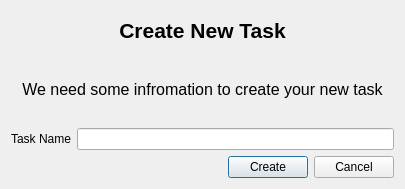
<?xml version="1.0" encoding="UTF-8"?>
<ui version="4.0">
 <class>createTaskDialog</class>
 <widget class="QDialog" name="createTaskDialog">
  <property name="geometry">
   <rect>
    <x>0</x>
    <y>0</y>
    <width>405</width>
    <height>189</height>
   </rect>
  </property>
  <property name="windowTitle">
   <string>Dialog</string>
  </property>
  <layout class="QVBoxLayout" name="verticalLayout" stretch="6,10,1,0">
   <item>
    <widget class="QLabel" name="label_2">
     <property name="font">
      <font>
       <pointsize>16</pointsize>
       <weight>75</weight>
       <bold>true</bold>
      </font>
     </property>
     <property name="text">
      <string>Create New Task</string>
     </property>
     <property name="alignment">
      <set>Qt::AlignCenter</set>
     </property>
    </widget>
   </item>
   <item>
    <widget class="QLabel" name="label">
     <property name="font">
      <font>
       <pointsize>12</pointsize>
      </font>
     </property>
     <property name="text">
      <string>We need some infromation to create your new task</string>
     </property>
     <property name="alignment">
      <set>Qt::AlignCenter</set>
     </property>
    </widget>
   </item>
   <item>
    <layout class="QHBoxLayout" name="horizontalLayout">
     <item>
      <widget class="QLabel" name="taskNameLabel">
       <property name="text">
        <string>Task Name</string>
       </property>
      </widget>
     </item>
     <item>
      <widget class="QLineEdit" name="taskNameLineEdit"/>
     </item>
    </layout>
   </item>
   <item>
    <layout class="QHBoxLayout" name="horizontalLayout_2">
     <item>
      <spacer name="horizontalSpacer">
       <property name="orientation">
        <enum>Qt::Horizontal</enum>
       </property>
       <property name="sizeHint" stdset="0">
        <size>
         <width>40</width>
         <height>20</height>
        </size>
       </property>
      </spacer>
     </item>
     <item>
      <widget class="QPushButton" name="createButton">
       <property name="text">
        <string>Create</string>
       </property>
      </widget>
     </item>
     <item>
      <widget class="QPushButton" name="cancelButton">
       <property name="text">
        <string>Cancel</string>
       </property>
      </widget>
     </item>
    </layout>
   </item>
  </layout>
 </widget>
 <resources/>
 <connections/>
</ui>
